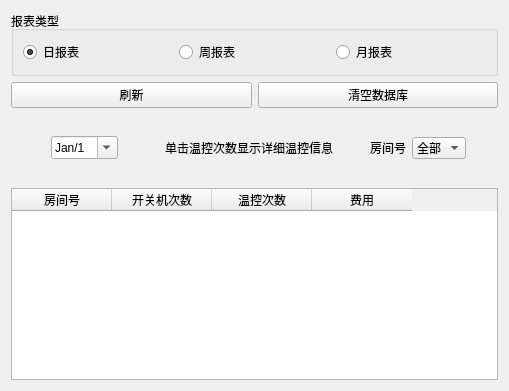
<?xml version="1.0" encoding="UTF-8"?>
<ui version="4.0">
 <class>ReportWindow</class>
 <widget class="QWidget" name="ReportWindow">
  <property name="geometry">
   <rect>
    <x>0</x>
    <y>0</y>
    <width>509</width>
    <height>391</height>
   </rect>
  </property>
  <property name="windowTitle">
   <string>Form</string>
  </property>
  <layout class="QVBoxLayout" name="verticalLayout" stretch="0,0,0,0">
   <item>
    <layout class="QHBoxLayout" name="horizontalLayout_2">
     <item>
      <widget class="QGroupBox" name="groupBox">
       <property name="styleSheet">
        <string notr="true">font: 9pt &quot;微软雅黑&quot;;</string>
       </property>
       <property name="title">
        <string>报表类型</string>
       </property>
       <layout class="QHBoxLayout" name="horizontalLayout_4">
        <item>
         <widget class="QRadioButton" name="DayFormatButton">
          <property name="styleSheet">
           <string notr="true">font: 9pt &quot;微软雅黑&quot;;</string>
          </property>
          <property name="text">
           <string>日报表</string>
          </property>
          <property name="checked">
           <bool>true</bool>
          </property>
         </widget>
        </item>
        <item>
         <widget class="QRadioButton" name="MonthFormatButton">
          <property name="styleSheet">
           <string notr="true">font: 9pt &quot;微软雅黑&quot;;</string>
          </property>
          <property name="text">
           <string>周报表</string>
          </property>
         </widget>
        </item>
        <item>
         <widget class="QRadioButton" name="WeekFormatButton">
          <property name="styleSheet">
           <string notr="true">font: 9pt &quot;微软雅黑&quot;;</string>
          </property>
          <property name="text">
           <string>月报表</string>
          </property>
         </widget>
        </item>
       </layout>
      </widget>
     </item>
    </layout>
   </item>
   <item>
    <layout class="QHBoxLayout" name="horizontalLayout_7">
     <item>
      <widget class="QPushButton" name="UpdateButton">
       <property name="text">
        <string>刷新</string>
       </property>
      </widget>
     </item>
     <item>
      <widget class="QPushButton" name="ClearButton">
       <property name="styleSheet">
        <string notr="true">font: 9pt &quot;微软雅黑&quot;;</string>
       </property>
       <property name="text">
        <string>清空数据库</string>
       </property>
      </widget>
     </item>
    </layout>
   </item>
   <item>
    <layout class="QHBoxLayout" name="horizontalLayout">
     <item>
      <spacer name="horizontalSpacer_3">
       <property name="orientation">
        <enum>Qt::Horizontal</enum>
       </property>
       <property name="sizeHint" stdset="0">
        <size>
         <width>40</width>
         <height>20</height>
        </size>
       </property>
      </spacer>
     </item>
     <item>
      <widget class="QStackedWidget" name="SelectStackedWidget">
       <property name="currentIndex">
        <number>0</number>
       </property>
       <widget class="QWidget" name="page">
        <layout class="QHBoxLayout" name="horizontalLayout_3">
         <item>
          <widget class="QDateEdit" name="DayChoose">
           <property name="maximumDateTime">
            <datetime>
             <hour>23</hour>
             <minute>59</minute>
             <second>59</second>
             <year>2015</year>
             <month>12</month>
             <day>31</day>
            </datetime>
           </property>
           <property name="minimumDateTime">
            <datetime>
             <hour>0</hour>
             <minute>0</minute>
             <second>0</second>
             <year>2015</year>
             <month>1</month>
             <day>1</day>
            </datetime>
           </property>
           <property name="maximumDate">
            <date>
             <year>2015</year>
             <month>12</month>
             <day>31</day>
            </date>
           </property>
           <property name="currentSection">
            <enum>QDateTimeEdit::MonthSection</enum>
           </property>
           <property name="displayFormat">
            <string>MMM/d</string>
           </property>
           <property name="calendarPopup">
            <bool>true</bool>
           </property>
          </widget>
         </item>
        </layout>
       </widget>
       <widget class="QWidget" name="page_3">
        <layout class="QHBoxLayout" name="horizontalLayout_6">
         <item>
          <widget class="QComboBox" name="MonthChoose">
           <item>
            <property name="text">
             <string>一月</string>
            </property>
           </item>
           <item>
            <property name="text">
             <string>二月</string>
            </property>
           </item>
           <item>
            <property name="text">
             <string>三月</string>
            </property>
           </item>
           <item>
            <property name="text">
             <string>四月</string>
            </property>
           </item>
           <item>
            <property name="text">
             <string>五月</string>
            </property>
           </item>
           <item>
            <property name="text">
             <string>六月</string>
            </property>
           </item>
           <item>
            <property name="text">
             <string>七月</string>
            </property>
           </item>
           <item>
            <property name="text">
             <string>八月</string>
            </property>
           </item>
           <item>
            <property name="text">
             <string>九月</string>
            </property>
           </item>
           <item>
            <property name="text">
             <string>十月</string>
            </property>
           </item>
           <item>
            <property name="text">
             <string>十一月</string>
            </property>
           </item>
           <item>
            <property name="text">
             <string>十二月</string>
            </property>
           </item>
          </widget>
         </item>
        </layout>
       </widget>
       <widget class="QWidget" name="page_2">
        <layout class="QHBoxLayout" name="horizontalLayout_5">
         <item>
          <widget class="QComboBox" name="WeekChoose">
           <item>
            <property name="text">
             <string>第1周</string>
            </property>
           </item>
           <item>
            <property name="text">
             <string>第2周</string>
            </property>
           </item>
           <item>
            <property name="text">
             <string>第3周</string>
            </property>
           </item>
           <item>
            <property name="text">
             <string>第4周</string>
            </property>
           </item>
           <item>
            <property name="text">
             <string>第5周</string>
            </property>
           </item>
           <item>
            <property name="text">
             <string>第6周</string>
            </property>
           </item>
           <item>
            <property name="text">
             <string>第7周</string>
            </property>
           </item>
           <item>
            <property name="text">
             <string>第8周</string>
            </property>
           </item>
           <item>
            <property name="text">
             <string>第9周</string>
            </property>
           </item>
           <item>
            <property name="text">
             <string>第10周</string>
            </property>
           </item>
           <item>
            <property name="text">
             <string>第11周</string>
            </property>
           </item>
           <item>
            <property name="text">
             <string>第12周</string>
            </property>
           </item>
           <item>
            <property name="text">
             <string>第13周</string>
            </property>
           </item>
           <item>
            <property name="text">
             <string>第14周</string>
            </property>
           </item>
           <item>
            <property name="text">
             <string>第15周</string>
            </property>
           </item>
           <item>
            <property name="text">
             <string>第16周</string>
            </property>
           </item>
           <item>
            <property name="text">
             <string>第17周</string>
            </property>
           </item>
           <item>
            <property name="text">
             <string>第18周</string>
            </property>
           </item>
           <item>
            <property name="text">
             <string>第19周</string>
            </property>
           </item>
           <item>
            <property name="text">
             <string>第20周</string>
            </property>
           </item>
           <item>
            <property name="text">
             <string>第21周</string>
            </property>
           </item>
           <item>
            <property name="text">
             <string>第22周</string>
            </property>
           </item>
           <item>
            <property name="text">
             <string>第23周</string>
            </property>
           </item>
           <item>
            <property name="text">
             <string>第24周</string>
            </property>
           </item>
           <item>
            <property name="text">
             <string>第25周</string>
            </property>
           </item>
           <item>
            <property name="text">
             <string>第26周</string>
            </property>
           </item>
           <item>
            <property name="text">
             <string>第27周</string>
            </property>
           </item>
           <item>
            <property name="text">
             <string>第28周</string>
            </property>
           </item>
           <item>
            <property name="text">
             <string>第29周</string>
            </property>
           </item>
           <item>
            <property name="text">
             <string>第30周</string>
            </property>
           </item>
           <item>
            <property name="text">
             <string>第31周</string>
            </property>
           </item>
           <item>
            <property name="text">
             <string>第32周</string>
            </property>
           </item>
           <item>
            <property name="text">
             <string>第33周</string>
            </property>
           </item>
           <item>
            <property name="text">
             <string>第34周</string>
            </property>
           </item>
           <item>
            <property name="text">
             <string>第35周</string>
            </property>
           </item>
           <item>
            <property name="text">
             <string>第36周</string>
            </property>
           </item>
           <item>
            <property name="text">
             <string>第37周</string>
            </property>
           </item>
           <item>
            <property name="text">
             <string>第38周</string>
            </property>
           </item>
           <item>
            <property name="text">
             <string>第39周</string>
            </property>
           </item>
           <item>
            <property name="text">
             <string>第40周</string>
            </property>
           </item>
           <item>
            <property name="text">
             <string>第41周</string>
            </property>
           </item>
           <item>
            <property name="text">
             <string>第42周</string>
            </property>
           </item>
           <item>
            <property name="text">
             <string>第43周</string>
            </property>
           </item>
           <item>
            <property name="text">
             <string>第44周</string>
            </property>
           </item>
           <item>
            <property name="text">
             <string>第45周</string>
            </property>
           </item>
           <item>
            <property name="text">
             <string>第46周</string>
            </property>
           </item>
           <item>
            <property name="text">
             <string>第47周</string>
            </property>
           </item>
           <item>
            <property name="text">
             <string>第48周</string>
            </property>
           </item>
           <item>
            <property name="text">
             <string>第49周</string>
            </property>
           </item>
           <item>
            <property name="text">
             <string>第50周</string>
            </property>
           </item>
           <item>
            <property name="text">
             <string>第51周</string>
            </property>
           </item>
           <item>
            <property name="text">
             <string>第52周</string>
            </property>
           </item>
          </widget>
         </item>
        </layout>
       </widget>
      </widget>
     </item>
     <item>
      <spacer name="horizontalSpacer_4">
       <property name="orientation">
        <enum>Qt::Horizontal</enum>
       </property>
       <property name="sizeHint" stdset="0">
        <size>
         <width>40</width>
         <height>20</height>
        </size>
       </property>
      </spacer>
     </item>
     <item>
      <widget class="QLabel" name="label_2">
       <property name="styleSheet">
        <string notr="true">font: 9pt &quot;微软雅黑&quot;;</string>
       </property>
       <property name="text">
        <string>单击温控次数显示详细温控信息</string>
       </property>
      </widget>
     </item>
     <item>
      <spacer name="horizontalSpacer_2">
       <property name="orientation">
        <enum>Qt::Horizontal</enum>
       </property>
       <property name="sizeHint" stdset="0">
        <size>
         <width>40</width>
         <height>20</height>
        </size>
       </property>
      </spacer>
     </item>
     <item>
      <widget class="QLabel" name="label">
       <property name="styleSheet">
        <string notr="true">font: 9pt &quot;微软雅黑&quot;;</string>
       </property>
       <property name="text">
        <string>房间号</string>
       </property>
      </widget>
     </item>
     <item>
      <widget class="QComboBox" name="RoomNumberCombox">
       <item>
        <property name="text">
         <string>全部</string>
        </property>
       </item>
       <item>
        <property name="text">
         <string>0</string>
        </property>
       </item>
       <item>
        <property name="text">
         <string>1</string>
        </property>
       </item>
       <item>
        <property name="text">
         <string>2</string>
        </property>
       </item>
       <item>
        <property name="text">
         <string>3</string>
        </property>
       </item>
       <item>
        <property name="text">
         <string>4</string>
        </property>
       </item>
       <item>
        <property name="text">
         <string>5</string>
        </property>
       </item>
       <item>
        <property name="text">
         <string>6</string>
        </property>
       </item>
       <item>
        <property name="text">
         <string>7</string>
        </property>
       </item>
       <item>
        <property name="text">
         <string>8</string>
        </property>
       </item>
       <item>
        <property name="text">
         <string>9</string>
        </property>
       </item>
      </widget>
     </item>
     <item>
      <spacer name="horizontalSpacer">
       <property name="orientation">
        <enum>Qt::Horizontal</enum>
       </property>
       <property name="sizeHint" stdset="0">
        <size>
         <width>40</width>
         <height>20</height>
        </size>
       </property>
      </spacer>
     </item>
    </layout>
   </item>
   <item>
    <widget class="QTableWidget" name="reporttable">
     <property name="styleSheet">
      <string notr="true">font: 9pt &quot;微软雅黑&quot;;</string>
     </property>
     <column>
      <property name="text">
       <string>房间号</string>
      </property>
     </column>
     <column>
      <property name="text">
       <string>开关机次数</string>
      </property>
     </column>
     <column>
      <property name="text">
       <string>温控次数</string>
      </property>
     </column>
     <column>
      <property name="text">
       <string>费用</string>
      </property>
     </column>
    </widget>
   </item>
  </layout>
 </widget>
 <resources/>
 <connections/>
</ui>
